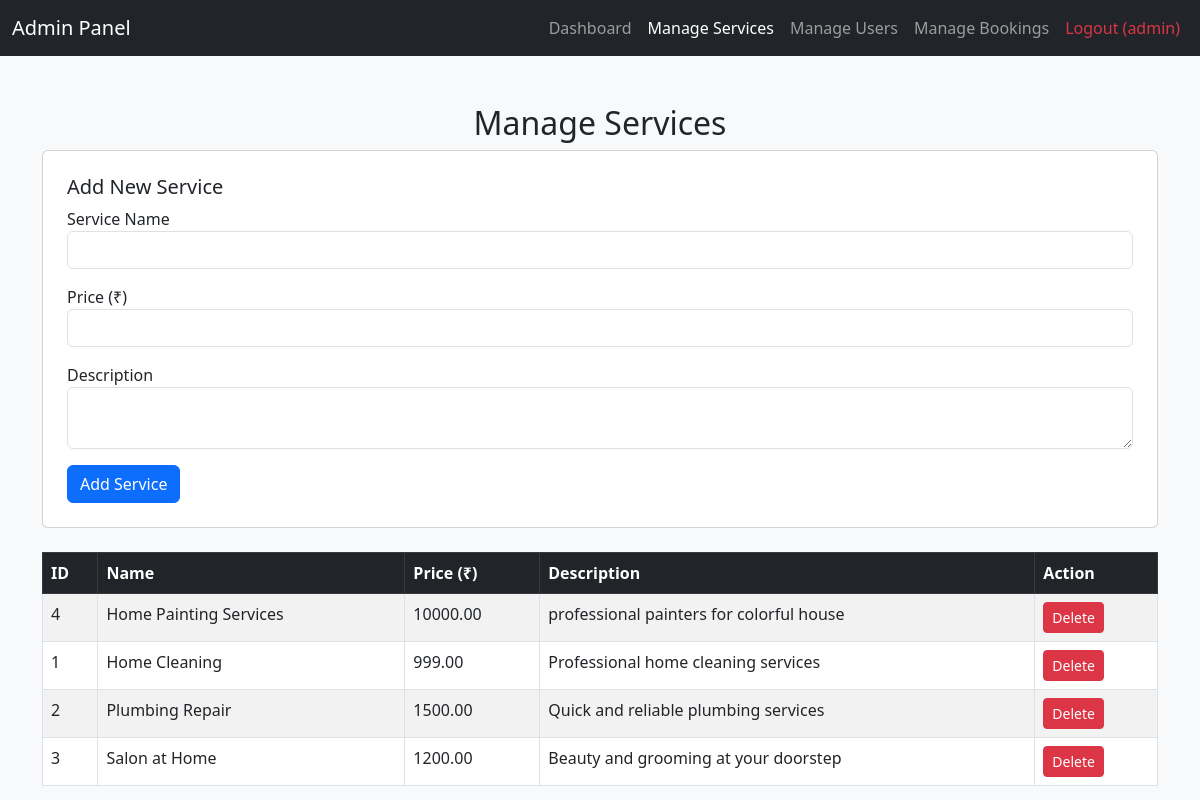
Page /manage_services.php (signed in) on the committed database.
### tables this page shows
CREATE TABLE `services` (
  `service_id` int(11) NOT NULL,
  `name` varchar(100) DEFAULT NULL,
  `price` decimal(10,2) DEFAULT NULL,
  `description` text DEFAULT NULL,
  `created_at` timestamp NOT NULL DEFAULT current_timestamp()
);

### manage_services.php (the view, shortened to what this page needs)
<?php
include('../includes/db.php');
$services = mysqli_query($conn, "SELECT * FROM services ORDER BY created_at DESC");
?>
<!DOCTYPE html>
<html lang="en">
<head>
    <link href="https://cdn.jsdelivr.net/npm/bootstrap@5.3.0/dist/css/bootstrap.min.css" rel="stylesheet">
</head>
<body class="bg-light">
    <nav class="navbar navbar-expand-lg navbar-dark bg-dark">
        <div class="container-fluid">
            <a class="navbar-brand" href="dashboard.php">Admin Panel</a>
            <div class="collapse navbar-collapse">
                <ul class="navbar-nav ms-auto">
                    <li class="nav-item"><a class="nav-link" href="dashboard.php">Dashboard</a></li>
                    <li class="nav-item"><a class="nav-link active" href="manage_services.php">Manage Services</a></li>
                    <li class="nav-item"><a class="nav-link" href="manage_users.php">Manage Users</a></li>
                    <li class="nav-item"><a class="nav-link" href="manage_bookings.php">Manage Bookings</a></li>
                    <li class="nav-item"><a class="nav-link text-danger" href="logout.php">Logout (<?php echo $_SESSION['admin']; ?>)</a></li>
                </ul>
            </div>
        </div>
    </nav>
    <div class="container mt-5">
        <h2 class="text-center">Manage Services</h2>
        <div class="card p-4 mb-4">
            <h5>Add New Service</h5>
            <form method="POST">
                <div class="mb-3">
                    <label>Service Name</label>
                    <input type="text" name="name" class="form-control" required>
                </div>
                <div class="mb-3">
                    <label>Price (₹)</label>
                    <input type="number" name="price" class="form-control" required>
                </div>
                <div class="mb-3">
                    <label>Description</label>
                    <textarea name="description" class="form-control" required></textarea>
                </div>
                <button type="submit" name="add_service" class="btn btn-primary">Add Service</button>
            </form>
        </div>
        <table class="table table-bordered table-striped">
            <thead class="table-dark">
                <tr>
                    <th>ID</th>
                    <th>Name</th>
                    <th>Price (₹)</th>
                    <th>Description</th>
                    <th>Action</th>
                </tr>
            </thead>
            <tbody>
                <?php while($row = mysqli_fetch_assoc($services)): ?>
                <tr>
                    <td><?php echo $row['service_id']; ?></td>
                    <td><?php echo $row['name']; ?></td>
                    <td><?php echo $row['price']; ?></td>
                    <td><?php echo $row['description']; ?></td>
                    <td>
                        <a href="manage_services.php?delete=<?php echo $row['service_id']; ?>"
                           class="btn btn-danger btn-sm"
                           onclick="return confirm('Are you sure you want to delete this service?');">
                           Delete
                        </a>
                    </td>
                </tr>
                <?php endwhile; ?>
            </tbody>
        </table>
    </div>
</body>
</html>

### rows in the picture
services: service_id "4", name "Home Painting Services", price "10000.00", description "professional painters for colorful house"
services: service_id "1", name "Home Cleaning", price "999.00", description "Professional home cleaning services"
services: service_id "2", name "Plumbing Repair", price "1500.00", description "Quick and reliable plumbing services"
services: service_id "3", name "Salon at Home", price "1200.00", description "Beauty and grooming at your doorstep"

### other values in the picture
$_SESSION['admin'] "admin"
